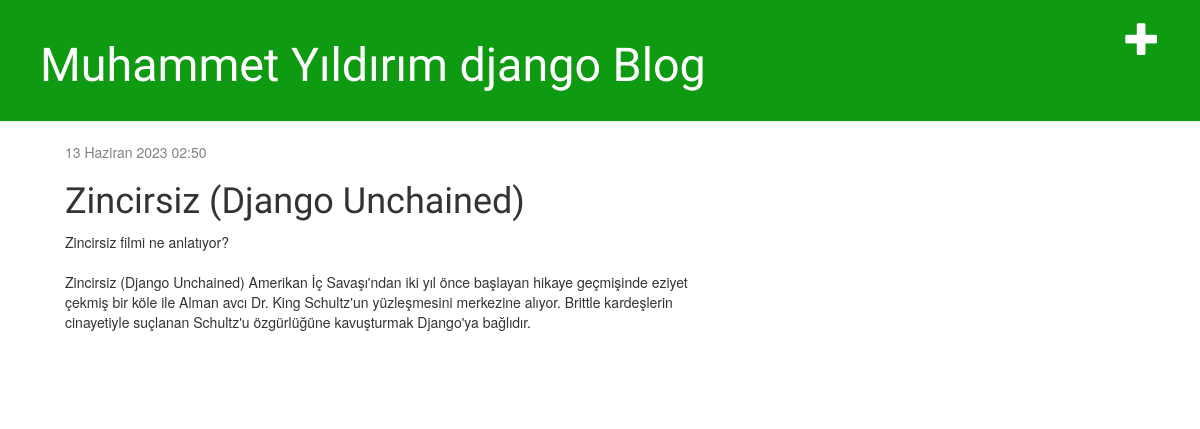
The app's page /post/4/ with its own data.
### blog/models.py (models this page shows, shortened)
class Post(models.Model):
    author = models.ForeignKey(settings.AUTH_USER_MODEL, on_delete=models.CASCADE)
    title = models.CharField(max_length=200)
    text = models.TextField()
    created_date = models.DateTimeField(
            default=timezone.now)
    published_date = models.DateTimeField(
            blank=True, null=True)

### blog/views.py (the view)
# urls.py: path('post/<int:pk>/', views.post_detail, name='post_detail'),
def post_detail(request, pk):
    post = get_object_or_404(Post, pk=pk)
    return render(request, 'blog/post_detail.html', {'post': post})

### blog/templates/blog/post_detail.html
{% extends 'blog/base.html' %}
{% block content %}
    <div class="post">
        {% if post.published_date %}
            <div class="date">
                {{ post.published_date }}
            </div>
        {% endif %}
        <h1>{{ post.title }}</h1>
        <p>{{ post.text|linebreaksbr }}</p>
    </div>
{% endblock %}

### blog/static/css/blog.css (style rules this page uses)
body { background-color: #ffffff; }
h1, h2, h3, h4 { font-family: 'Lobster', cursive; }
.date { color: #828282; }
.post { margin-bottom: 70px; }

### records on screen
Post: published_date "13 Haziran 2023 02:50", title "Zincirsiz (Django Unchained)", text "Zincirsiz filmi ne anlatıyor? Zincirsiz (Django Unchained) Amerikan İç Savaşı'ndan iki yıl önce başlayan hikaye geçmişinde eziyet çekmiş bir köle ile Alman avcı Dr. King Schultz'un yüzleşmesini merkezine alıyor. Brittle kardeşlerin cinayetiyle suçlanan Schultz'u özgürlüğüne kavuşturmak Django'ya bağlıdır."
